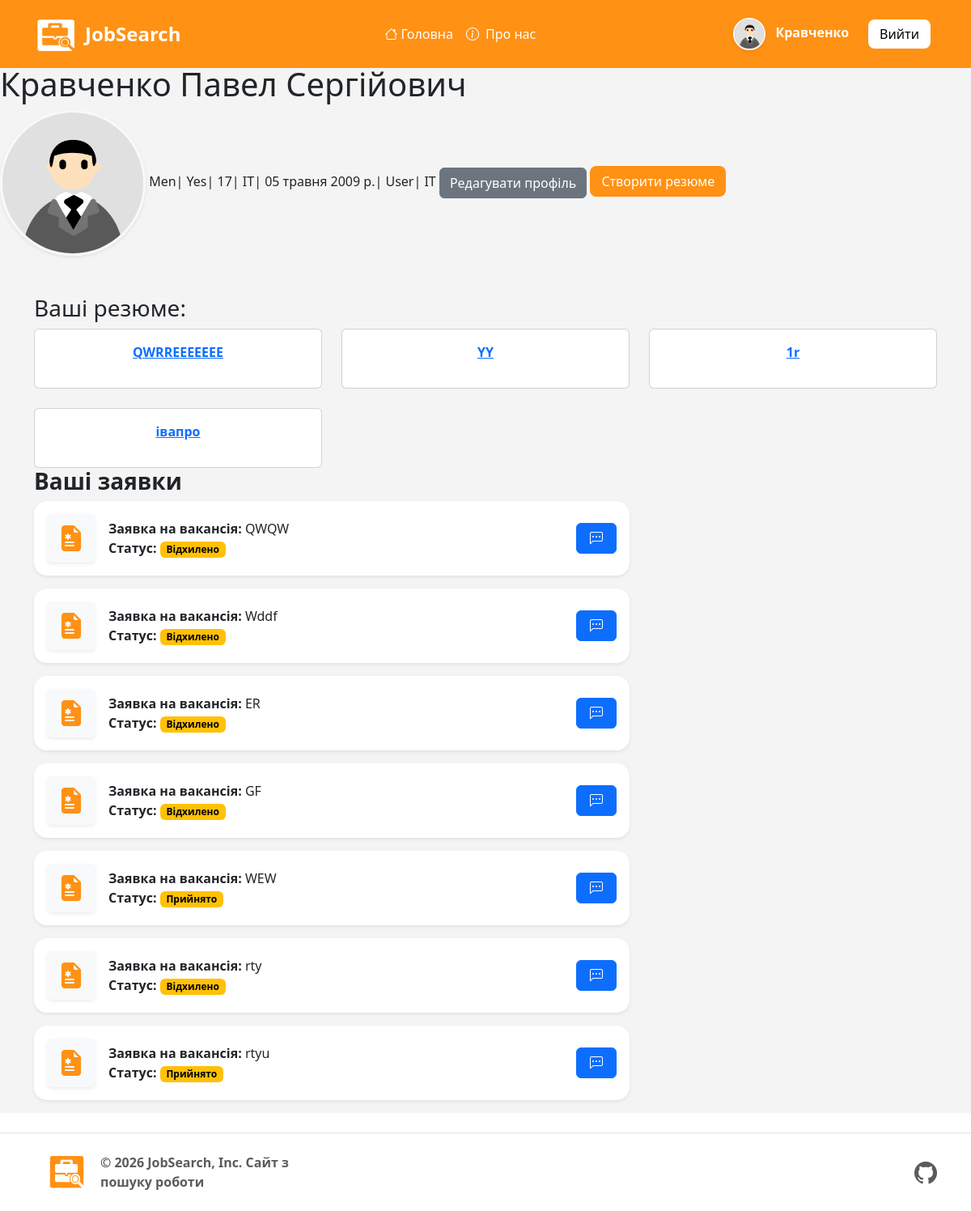
The page /auth_system/job-profil/ (signed in) on the database as committed earlier.
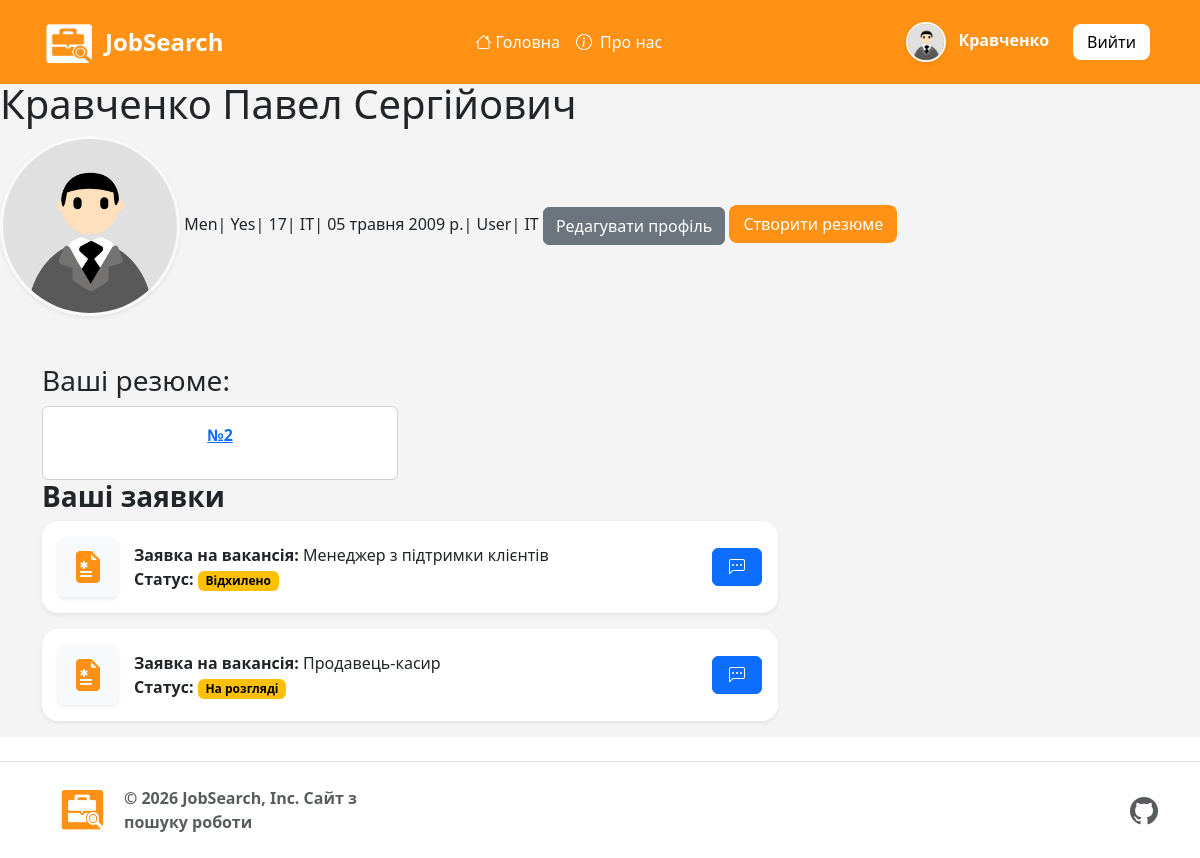
The same page on the database as committed later.
### project/models.py (models this page shows, shortened)
class Resume(models.Model):
    author = models.ForeignKey(User, on_delete=models.CASCADE, related_name="resume")#автор
    title = models.CharField(max_length=256)#Заголовок
    city = models.ForeignKey(City, on_delete=models.SET_NULL, null=True, blank=True)
    phone_res = models.CharField(max_length=20, blank=True, null=True, verbose_name="Номер телефону")
    description = models.TextField()#опис
    description1 = models.TextField(null=True, blank=True)#опис
    description2 = models.TextField(null=True, blank=True)#опис
    description3 = models.TextField(null=True, blank=True)#опис
    description4 = models.TextField(null=True, blank=True)#опис
    file = models.FileField(upload_to='resumes/',  null=True, blank=True)#файл
    date = models.DateTimeField(auto_now_add=True, blank=True, null=True,)#дата створення
    updated_at = models.DateTimeField(auto_now=True, blank=True, null=True, verbose_name="Дата оновлення")
    email = models.EmailField(max_length=254, blank=True, null=True)

class Application(models.Model):
    STATUS_CHOICES = (
        ('under_review', 'На розгляді'),
        ('reject', 'Відхилено'),
        ('accepted', 'Прийнято'),
    )
    author = models.ForeignKey(User, on_delete=models.CASCADE, related_name="applications")
    vacancy = models.ForeignKey(Vacancy, on_delete=models.CASCADE, related_name="applications")
    resume = models.ForeignKey(Resume, on_delete=models.SET_NULL, null=True, blank=True)
    res_file = models.FileField(upload_to='application_docs/', null=True, blank=True) # Ось воно!
    created_at = models.DateTimeField(auto_now_add=True, null=True, blank=True)
    status = models.CharField(choices=STATUS_CHOICES, max_length=50, default='under_review')
    class Meta:
        constraints = [
            models.UniqueConstraint(fields=['author', 'vacancy'], name='unique_user_application')
        ]
        ordering = ['-created_at']

class Vacancy(models.Model):
    title = models.CharField(max_length=256)#Заголовок
    description = models.TextField()#опис
    description1 = models.TextField(null=True, blank=True)#опис
    description2 = models.TextField(null=True, blank=True)#опис
    link = models.URLField(max_length=500, null=True, blank=True)
    company = models.ForeignKey(EmployerProfile, on_delete=models.CASCADE, related_name="vacancies")
    image = models.ImageField(upload_to='vacancies/images/',  null=True, blank=True)
    price_start = models.DecimalField(max_digits=10, decimal_places=2, null=True, blank=True)
    price_end = models.DecimalField(max_digits=10, decimal_places=2, null=True, blank=True)
    category = models.ForeignKey(Category, on_delete=models.SET_NULL, null=True)
    employment_type = models.CharField(max_length=20, choices=EMPLOYMENT_CHOICES, default='full_time', verbose_name="Тип зайнятості")
    work_format = models.CharField(max_length=20, choices=WORK_FORMAT_CHOICES, default='office', verbose_name="Формат роботи")
    experience = models.CharField(max_length=20, choices=EXPERIENCE_CHOICES, default='no_experience', verbose_name="Досвід роботи")
    city = models.ForeignKey(City, on_delete=models.SET_NULL, related_name="vacancies", null=True)
    street = models.CharField(max_length=255, verbose_name="Вулиця")
    house_number = models.CharField(max_length=20, blank=True, null=True, verbose_name="Будинок / Офіс")
    date = models.DateTimeField(auto_now_add=True)#дата створення
    updated_at = models.DateTimeField(auto_now=True, verbose_name="Дата оновлення")
    class Meta:
        ordering = ['-date']

### auth_system/views.py (the view)
# urls.py: path('job-profil/', views.Job_ProfileView.as_view(), name='job_profile'),
class Job_ProfileView(DetailView):
    model = UserProfile
    template_name = "auth_s/profile.html"
    context_object_name = 'profile'
    def get_object(self):
        obj, created = UserProfile.objects.get_or_create(user=self.request.user)
        return obj
    def get_context_data(self, **kwargs):
        context = super().get_context_data(**kwargs)
        context['resumes'] = Resume.objects.filter(author=self.object.user)
        context['user_applications'] = Application.objects.filter(author=self.request.user)
        return context

### auth_system/models.py (called while the page is built)
    @property
    def age(self):
        if not self.birth_date:
            return None
        today = date.today()
        return today.year - self.birth_date.year - (
            (today.month, today.day) < (self.birth_date.month, self.birth_date.day)
        )

    @property
    def img_avatar(self):
        if self.avatar:
            return self.avatar.url
        if self.gender == 'Men':
            if self.op == 'Yes':
                return '/static/image/men-op.png'
            else:
                return '/static/image/men.png'
        else:
            if self.op == 'Yes':
                return '/static/image/women-op.png'
            else:
                return '/static/image/women.png'

### project/models.py (called while the page is built)
    def __str__(self):
        return self.name

### templates/auth_s/profile.html
{% extends 'base.html' %}
{% load static %}
{% block content %}
<h1>{{ profile.first_name }} {{ profile.last_name }} {{ profile.patronymic }} </h1>
<img src="{{ user.profile.img_avatar }}" alt="Avatar"
class="rounded-circle img-fluid border border-3 border-light shadow-sm"
style="max-width: 180px; height: 180px; object-fit: cover;">
    {{ profile.gender }}|
    {{ profile.op }}|
    {{ profile.age }}|
    {{ profile.referral }}|
    {{ profile.birth_date }}|
    {{ profile.role }}|
    {{ profile.referral }}
<a href="{% url 'update_profile' %}" class="btn btn-secondary" >
    Редагувати профіль
</a>
<a href="{% url 'job_creat_resume' %}" class="btn-L">
    Створити резюме
</a>
<div class="container mt-5">
<h3>Ваші резюме:</h3>
<div class="row row-cols-1 row-cols-sm-2 row-cols-md-3 g-4">
{% for resume in resumes %}
        <div class="col">
            <div class="card h-100 text-center mb-3">
                <div class="card-body">
    <a href="{% url 'job_resume' resume.pk %}">
        <strong>{{ resume.title }}</strong>
    </a>
                </div>
            </div>
        </div>
{% empty %}
    <p>Ви ще не створили жодної .</p>
{% endfor %}
</div>
    <h3 class="fw-bold">Ваші заявки</h3>
    <div class="row justify-content-start">
        {% for application in user_applications %}
        <div class="col-md-10 col-lg-8">
            <div class="card shadow-sm mb-3 border-0 rounded-4 overflow-hidden">
                <div class="d-flex align-items-center justify-content-between p-3 gap-2">
                    <div class="d-flex align-items-center gap-3">
                        <div class="card shadow-sm border-0 bg-light d-flex align-items-center justify-content-center" style="width: 60px; height: 60px; flex-shrink: 0;">
                            <div class="card-body d-flex align-items-center justify-content-center p-0">
                                <i class="bi bi-file-earmark-medical-fill" style="font-size: 2rem; color: #ff9114;"></i>
                            </div>
                        </div>
                        <div class="d-flex flex-column">
                            <div class="text-truncate-custom">
                                <strong>Заявка на вакансія:</strong>
                                <span>{{ application.vacancy.title }}</span>
                            </div>
                            <div class="text-truncate-custom">
                                <strong>Статус:</strong>
                                <span class="badge text-bg-warning">{{ application.get_status_display|default:"На розгляді" }}</span>
                            </div>
                        </div>
                    </div>
                    <div class="d-flex">
                        <a href="{% url 'chat_room' application.id %}" class="btn btn-primary px-3">
                            <i class="bi bi-chat-left-dots"></i>
                        </a>
                    </div>
                </div>
            </div>
        </div>
        {% empty %}
            <p>На ваші вакансії поки немає жодного відгуку.</p>
        {% endfor %}
    </div>
</div>
{% endblock %}

Rows that differ between the two databases and show on the page:
removed Resume: title "QWRREEEEEEE"
removed Resume: title "YY"
removed Resume: title "1r"
removed Resume: title "івапро"
removed Application: vacancy "QWQW", status "Відхилено"
removed Application: vacancy "Wddf", status "Відхилено"
removed Application: vacancy "ER", status "Відхилено"
removed Application: vacancy "GF", status "Відхилено"
removed Application: vacancy "WEW", status "Прийнято"
removed Application: vacancy "rty", status "Відхилено"
removed Application: vacancy "rtyu", status "Прийнято"
added Resume: title "№2"
added Application: vacancy "Менеджер з підтримки клієнтів", status "Відхилено"
added Application: vacancy "Продавець-касир", status "На розгляді"
